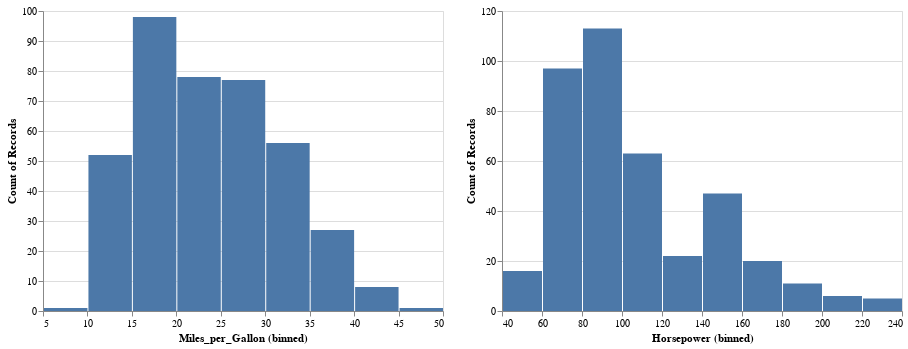

This figure's notebook cell:
### Markdown cell above
5.3. Используя данные об автомобилях, создайте двухпанельную (*two-panel*) гистограмму (количество миль на галлон на одной панели, количество лошадиных сил на другой), где вы можете перетащить мышь, чтобы выбрать данные на левой панели, чтобы отфильтровать данные на второй панели.

### Code cell
brush = alt.selection_interval(encodings=['x'])

mpg_hist = alt.Chart(cars).mark_bar().encode(
    x=alt.X('Miles_per_Gallon:Q', bin=True),
    y='count()',
).add_selection(
    brush
)
hp_hist = alt.Chart(cars).mark_bar().encode(
    x=alt.X('Horsepower:Q', bin=True),
    y='count()',
).transform_filter(
    brush
)

two_panel_hist = alt.hconcat(mpg_hist, hp_hist)
two_panel_hist.display()

### Figure 1 — Vega-Lite specification as saved in the notebook (floating-point values rounded to 4 significant figures; data arrays with more than 128 entries replaced by an {"elided": "..."} marker saying what was removed)
{"config": {"view": {"continuousWidth": 400, "continuousHeight": 300}}, "hconcat": [{"mark": "bar", "encoding": {"x": {"bin": true, "field": "Miles_per_Gallon", "type": "quantitative"}, "y": {"aggregate": "count", "type": "quantitative"}}, "selection": {"selector083": {"type": "interval", "encodings": ["x"]}}}, {"mark": "bar", "encoding": {"x": {"bin": true, "field": "Horsepower", "type": "quantitative"}, "y": {"aggregate": "count", "type": "quantitative"}}, "transform": [{"filter": {"selection": "selector083"}}]}], "data": {"name": "data-f02450ab61490a1363517a0190416235"}, "$schema": "https://vega.github.io/schema/vega-lite/v4.17.0.json", "datasets": {"data-f02450ab61490a1363517a0190416235": {"elided": "406 records"}}}
